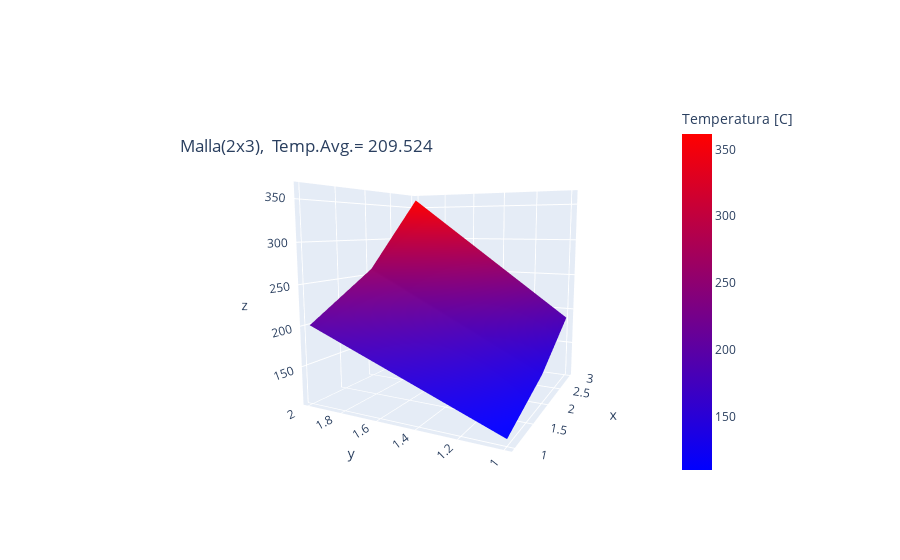

Notebook source saved alongside this figure:
### Markdown cell above
## $\Delta x = \Delta y$

### Code cell
solve_(deltaX=1, deltaY=1, method='gauss', verbose=True)

### Figure 1 — Plotly figure (JSON) as saved in the notebook; plotly's stock layout.template omitted (floating-point values rounded to 4 significant figures)
{"data": [{"colorbar": {"title": {"text": "Temperatura [C]"}, "x": 0.8}, "colorscale": [[0, "rgb(0,0,255)"], [1, "rgb(255,0,0)"]], "type": "surface", "x": [[1, 2, 3], [1, 2, 3]], "y": [[2, 2, 2], [1, 1, 1]], "z": [[200.4, 258.6, 361.6], [109.9, 139.0, 187.6]]}], "layout": {"scene": {"camera": {"center": {"x": 0, "y": 0, "z": 0}, "eye": {"x": -2, "y": -1, "z": 0.3}, "up": {"x": 0, "y": 0, "z": 1}}}, "title": {"text": "Malla(2x3), \nTemp.Avg.= 209.524", "x": 0.2, "y": 0.75}}}
